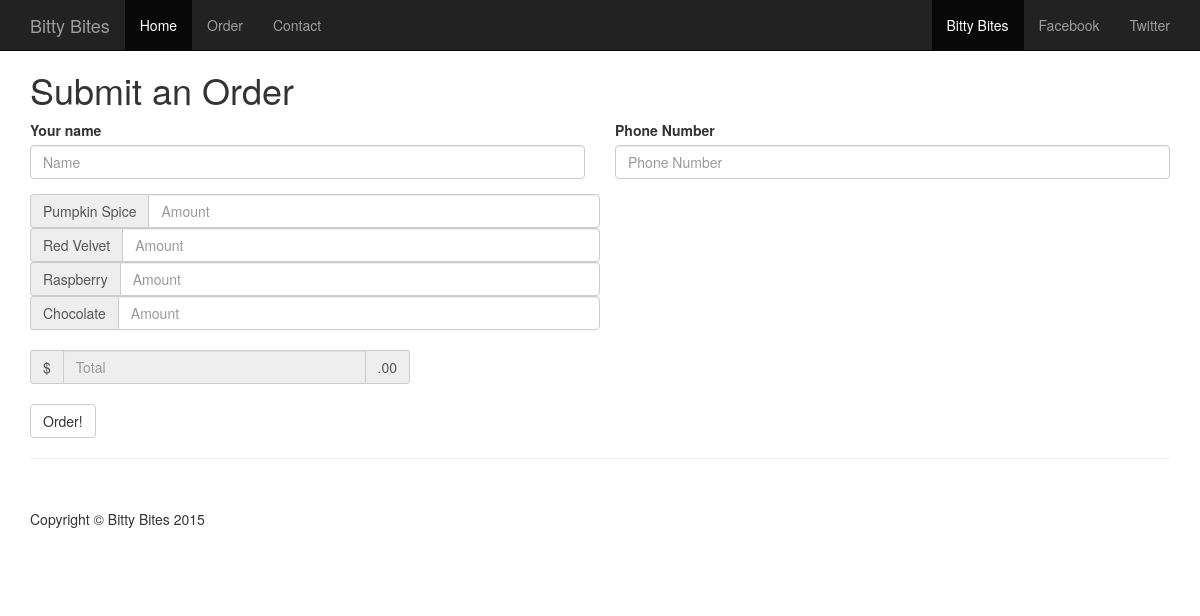
The page /order/ on the database its author committed.
### orders/models.py (models this page shows)
class Flavors(models.Model):
	flavor = models.CharField(max_length=50)
	description = models.CharField(max_length=200)
	active = models.BooleanField(default=1)

### orders/views.py (the view)
# urls.py: url(r'^order/', 'orders.views.order', name='order'),
def order(request):
	try:
		flavors = Flavors.objects.all()
		context = {
			"flavors": flavors,
		}
	except Flavors.DoesNotExist:
		raise Http404
	return render(request, "order.html", context)

### orders/templates/order.html (shortened to what this page needs)
{% extends "base.html" %}
{% load staticfiles %}
{% block content %}
<h1>Submit an Order</h1>
<form>
	<div class="form-group">
		<div class="row">
			<div class="col-xs-6">
				<label for="name">Your name</label>
				<input type="text" class="form-control" id="name" placeholder="Name">
			</div>
			<div class="col-xs-6">
				<label for="phone">Phone Number</label>
				<input type="text" class="form-control" id="phone" placeholder="Phone Number">
			</div>
		</div>
	</div>
	{% for flavor in flavors %}
		{% if flavor.active %}
		<div class="input-group col-xs-6">
			<div class="input-group-addon">{{ flavor.flavor }}</div>
			<input type="number" class="form-control" id="quantity" placeholder="Amount">
		</div>
		{% endif %}
	{% endfor %}
	<br/>
	<div class="input-group col-md-4">
		<div class="input-group-addon">$</div>
		<input type="text" class="form-control" id="total" placeholder="Total" readonly>
		<div class="input-group-addon">.00</div>
	</div>
	<br/>
  	<button type="submit" class="btn btn-default">Order!</button>
</form>
{% endblock %}

### static/css/full-slider.css (style rules this page uses)
html, body { height: 100%; }
body { padding-top: 50px; }

### rows shown on the page
Flavors: flavor "Pumpkin Spice"
Flavors: flavor "Red Velvet"
Flavors: flavor "Raspberry"
Flavors: flavor "Chocolate"
